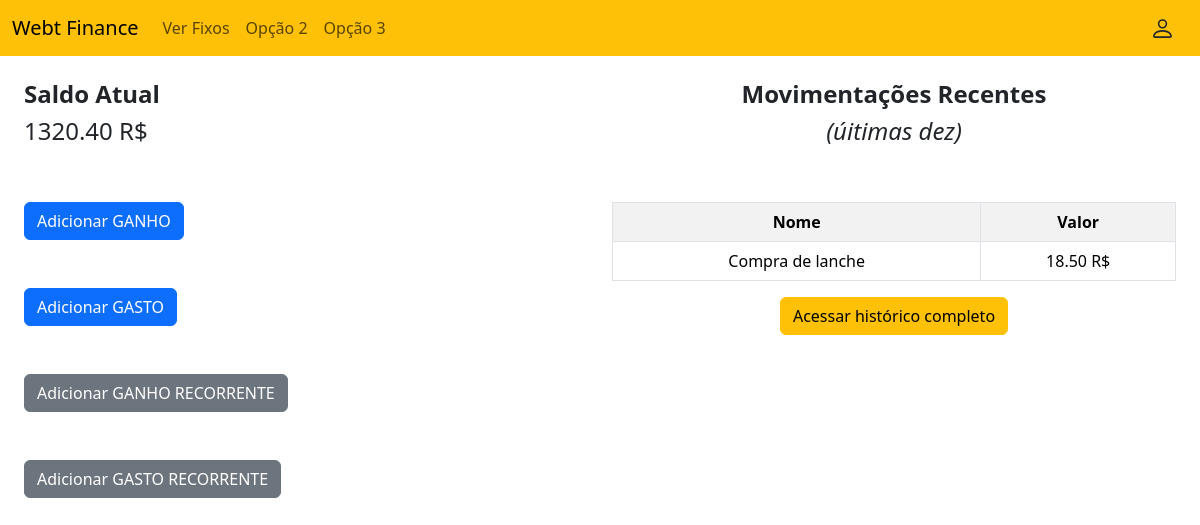
Page /inicialUsuario.php (signed in) on the earlier database version.
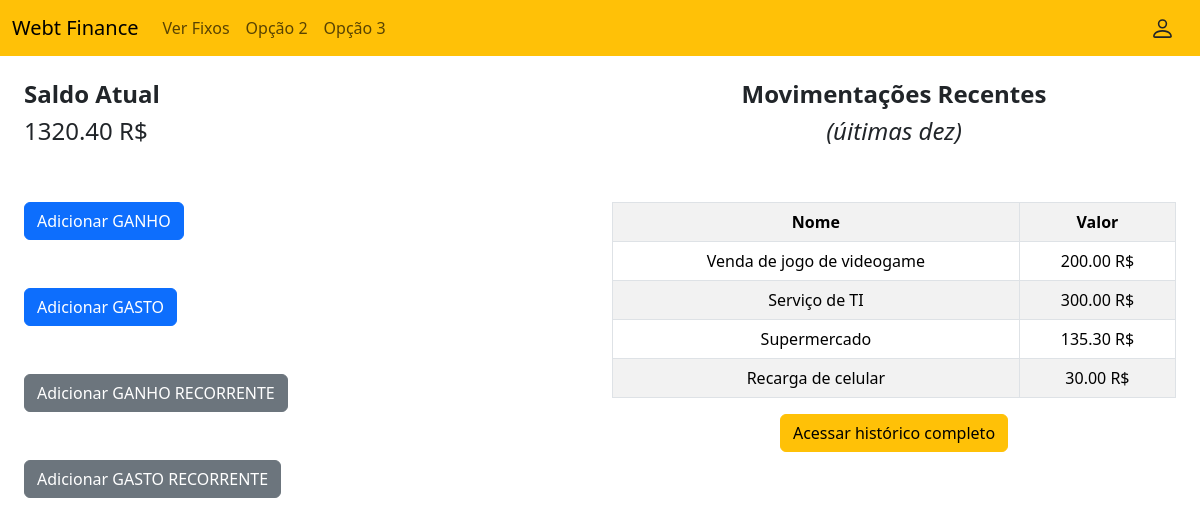
Same page on the later database version.
### tables this page shows
CREATE TABLE TransacaoEsporadica(
 

	id int primary key auto_increment NOT NULL,
     
     
    
    nome varchar(100) NOT NULL,
     
     
    
    descricao varchar(500),
     
     
     
    
    dataDaTransacao date,
     
    
    ativo tinyint(1) default 1,
     
     
    
    valor decimal(65, 2),
     
     
    
    tipo varchar(10),
     
     
     
    
    categoria_id int NOT NULL,
    usuario_id int NOT NULL,
    
    CONSTRAINT fk_CategoriaTransacaoEsporadica FOREIGN KEY (categoria_id) REFERENCES Categoria(id),
     
    
    CONSTRAINT fk_UsuarioTransacaoEsporadica FOREIGN KEY (usuario_id) REFERENCES Usuario(id)
     
    
);

### inicialUsuario.php (the view, shortened to what this page needs)
<?php
$mysql = new mysqli(
    "localhost",
    "root",
    "",
    "pi_iii",
    3306
);
$rs = $mysql->query("SELECT * FROM usuario WHERE id = $_SESSION[usuario] ");
$ln = $rs->fetch_assoc();
?>
<html>
<head>
    <link rel="stylesheet" href="https://cdnjs.cloudflare.com/ajax/libs/twitter-bootstrap/5.3.8/css/bootstrap.min.css" />
</head>
<body>
    <nav class="navbar navbar-expand-lg bg-warning">
        <div class="container-fluid">
            <a class="navbar-brand" href="inicialUsuario.php"> Webt Finance</a>
            <div class="d-flex order-lg-last">
                <a href="usuario.php" class="btn d-flex align-items-center">
                </a>
            </div>
            <div class="collapse navbar-collapse" id="navbarNav">
                <ul class="navbar-nav">
                    <li class="nav-item">
                        <a class="nav-link" href="gastosFixos.php">Ver Fixos</a>
                    </li>
                    <li class="nav-item">
                        <a class="nav-link" href="#">Opção 2</a>
                    </li>
                    <li class="nav-item">
                        <a class="nav-link" href="#">Opção 3</a>
                    </li>
                </ul>
            </div>
        </div>
    </nav>
    <div class="container-fluid p-4">
        <div class="row">
            <div class="col-6">
                <h4><b>Saldo Atual</b></h4>
                <h4><?= $ln["saldo"] ?> R$</h4>
            </div>
            <div class="col-6 text-center">
                <h4><b>Movimentações Recentes</b></h4>
                <h4><i>(úitimas dez)</i></h4>
            </div>
        </div>
        <div class="row mt-5">
            <div class="col">
                <div class="row">
                    <div class="col">
                        <a href="#" class="btn btn-primary">Adicionar GANHO</a>
                    </div>
                </div>
                <div class="row mt-5">
                    <div class="col">
                        <a href="#" class="btn btn-primary">Adicionar GASTO</a>
                    </div>
                </div>
                <div class="row mt-5">
                    <div class="col">
                        <a href="#" class="btn btn-secondary">Adicionar GANHO RECORRENTE</a>
                    </div>
                </div>
                <div class="row mt-5">
                    <div class="col">
                        <a href="#" class="btn btn-secondary">Adicionar GASTO RECORRENTE</a>
                    </div>
                </div>
            </div>
            <div class="col">
                <table class="table table-striped table-bordered text-center">
                    <tr>
                        <th>Nome</th>
                        <th>Valor</th>
                    </tr>
                    <?php
                    $rs = $mysql->query("SELECT te.nome, te.valor
                                         FROM transacaoEsporadica as te
                                        WHERE te.usuario_id = $_SESSION[usuario]
                                        LIMIT 10
                                        ");
                    foreach ($rs as $ln): ?>
                        <tr>
                            <td><?= $ln["nome"] ?></td>
                            <td><?= $ln["valor"] ?> R$</td>
                        </tr>
                    <?php endforeach ?>
                </table>
                <center>
                <a href="historicoCompleto.php" class="btn btn-warning text-center">Acessar histórico completo</a>
                </center>
            </div>
        </div>
    </div>
</body>
</html>

Differences in the rows shown:
no longer on this page (row edited): transacaoesporadica: nome "Compra de lanche", valor "18.50"
now on this page (row edited): transacaoesporadica: nome "Venda de jogo de videogame", valor "200.00"
now on this page (row edited): transacaoesporadica: nome "Serviço de TI", valor "300.00"
now on this page (row edited): transacaoesporadica: nome "Supermercado", valor "135.30"
now on this page (row edited): transacaoesporadica: nome "Recarga de celular", valor "30.00"
